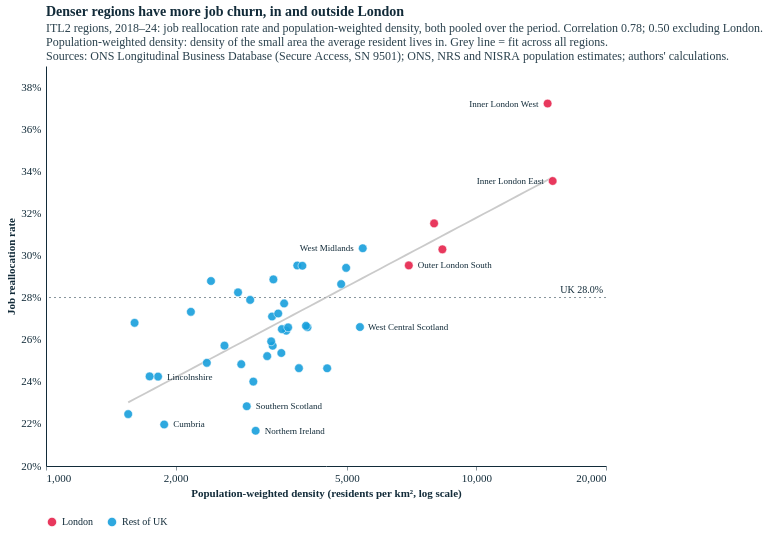

The code cell stored with this chart in its notebook:
### Code cell
# Single scatter: reallocation and population-weighted density both pooled over 2018-24 (all 41 regions; NI has data for these years)
YRS = (2018, 2024)
pw = pd.read_csv(DIR21 / "pop_weighted_density_itl2.csv").query("year >= @YRS[0] and year <= @YRS[1]")
pwd_pool = (pw.assign(w=pw.pop_weighted_density * pw.population).groupby("itl2_code")[["w", "population"]].sum()
              .pipe(lambda g: g.w / g.population).rename("pwd_pool"))          # population-weighted across years
d = pooled(YRS).join(ru[["itl2_name", "share_rural"]]).join(pwd_pool).reset_index()
d["log_pwd"] = np.log(d.pwd_pool); d["group"] = np.where(LONDON(d), "London", "Rest of UK")
assert len(d) == 41 and d.notna().all().all()
r_all = np.corrcoef(d.realloc, d.log_pwd)[0, 1]; o = d[~LONDON(d)]; r_ex = np.corrcoef(o.realloc, o.log_pwd)[0, 1]
uk = 100 * jf[jf.year.between(*YRS)][["total_jc", "total_jd"]].sum().sum() / jf[jf.year.between(*YRS)].emp_avg.sum()
print(f"2018–24, 41 regions: r = {r_all:.2f}, excl. London {r_ex:.2f}; UK {uk:.1f}%")

W, H = 560, 400
XS = alt.Scale(type="log", domain=[1000, 20000], nice=False)
YS = alt.Scale(domain=[float(np.floor(d.realloc.min() - 1)), float(np.ceil(d.realloc.max() + 1))], zero=False, nice=False)
b = np.polyfit(d.log_pwd, d.realloc, 1); fx = np.exp(np.linspace(d.log_pwd.min(), d.log_pwd.max(), 50))
labs = place_labels(d.rename(columns={"pwd_pool": "pop_weighted_density"}), "pop_weighted_density", "realloc", XS, YS, W, H, xlog=True, max_labels=8, max_len=22)
# extra label: densest non-London region below the UK average
extra = d[~LONDON(d) & (d.realloc < uk)].nlargest(1, "pwd_pool").assign(short=lambda x: x.itl2_name)
print("Extra label:", extra.itl2_name.iloc[0], round(extra.pwd_pool.iloc[0]), round(extra.realloc.iloc[0], 1))
labs = labs[~labs.itl2_code.isin(extra.itl2_code)] if len(labs) else labs
ch = alt.layer(
    alt.Chart(pd.DataFrame({"v": [uk]})).mark_rule(strokeDash=[2, 3], color=TXT, opacity=0.5).encode(y=alt.Y("v:Q", scale=YS)),
    alt.Chart(pd.DataFrame({"x": [XS.domain[1]], "y": [uk]})).mark_text(align="right", baseline="bottom", dx=-3, dy=-3, fontSize=10, color=TXT)
       .encode(x=alt.X("x:Q", scale=XS), y=alt.Y("y:Q", scale=YS), text=alt.value(f"UK {uk:.1f}%")),
    alt.Chart(pd.DataFrame({"x": fx, "y": np.polyval(b, np.log(fx))})).mark_line(color=GREY, strokeWidth=1.8, opacity=0.7)
       .encode(x=alt.X("x:Q", scale=XS), y=alt.Y("y:Q", scale=YS)),
    alt.Chart(d).mark_circle(size=75, opacity=0.9, stroke="white", strokeWidth=0.6).encode(
        x=alt.X("pwd_pool:Q", scale=XS, title="Population-weighted density (residents per km², log scale)",
                axis=alt.Axis(values=[1000, 2000, 5000, 10000, 20000], format=",")),
        y=alt.Y("realloc:Q", scale=YS, title="Job reallocation rate", axis=alt.Axis(labelExpr="datum.label + '%'")),
        color=alt.Color("group:N", scale=alt.Scale(domain=["London", "Rest of UK"], range=[ECO["red"], ECO["blue-light"]]),
                        legend=alt.Legend(title=None, orient="bottom")),
        tooltip=[alt.Tooltip("itl2_name:N", title="Region"), alt.Tooltip("pwd_pool:Q", format=",.0f", title="Pop.-weighted density"),
                 alt.Tooltip("share_rural:Q", format=".0f", title="Rural share (%)"), alt.Tooltip("realloc:Q", format=".1f", title="Reallocation (%)")]),
    *[alt.Chart(labs.iloc[[i]].rename(columns={"pop_weighted_density": "pwd_pool"})).mark_text(align=r["align"], dx=r["dx"], fontSize=9, color=TXT)
        .encode(x=alt.X("pwd_pool:Q", scale=XS), y=alt.Y("realloc:Q", scale=YS), text="short:N") for i, r in labs.iterrows()],
    alt.Chart(extra).mark_text(align="left", dx=8, fontSize=9, color=TXT).encode(x=alt.X("pwd_pool:Q", scale=XS), y=alt.Y("realloc:Q", scale=YS), text="short:N"),
).properties(title=alt.Title("Denser regions have more job churn, in and outside London",
    subtitle=[f"ITL2 regions, 2018–24: job reallocation rate and population-weighted density, both pooled over the period. Correlation {r_all:.2f}; {r_ex:.2f} excluding London.",
              "Population-weighted density: density of the small area the average resident lives in. Grey line = fit across all regions.", SOURCE]))
styles.save(ch, str(FIG), "reallocation_density_2018_2024", width=W, height=H)
ch.properties(width=W, height=H)

### Figure 1 — Vega-Lite specification as saved in the notebook (floating-point values rounded to 4 significant figures)
{"config": {"background": "#fff", "font": "Circular Std", "text": {"color": "#122b39", "font": "Circular Std", "align": "left", "dx": 7, "dy": 0, "fontSize": 11}, "view": {"stroke": null, "continuousWidth": 350, "continuousHeight": 280, "discreteWidth": 400, "discreteHeight": 300}, "bar": {"color": "#179fdb"}, "line": {"color": "#e6224b"}, "rule": {"color": "#122b39"}, "point": {"filled": true, "size": 80, "color": "#e6224b", "opacity": 0.95}, "geoshape": {"stroke": "white", "strokeWidth": 0.3}, "axis": {"labelColor": "#122b39", "labelFontSize": 11, "labelFont": "Circular Std", "tickColor": "#122b39", "tickOpacity": 0.5, "domainColor": "#122b39", "domainOpacity": 1, "gridColor": "#122b39", "gridDash": [2, 2], "gridOpacity": 0.5, "title": null, "titleColor": "#122b39", "tickSize": 4, "grid": false, "domain": true}, "axisXDiscrete": {"grid": false, "labelAngle": 0, "tickCount": 10, "tickOpacity": 0.5, "title": null}, "axisYDiscrete": {"ticks": false, "labelPadding": 5, "grid": false}, "axisXTemporal": {"grid": false, "ticks": true}, "axisXQuantitative": {"grid": false}, "axisYQuantitative": {"gridColor": "#122b39", "gridDash": [1, 5], "gridOpacity": 0.5, "ticks": false, "labelPadding": 5, "tickCount": 8, "grid": false}, "title": {"color": "#122b39", "subtitleColor": "#122b39E6", "font": "Circular Std", "subtitleFont": "Circular Std", "anchor": "start", "frame": "group", "fontSize": 14, "subtitleFontSize": 12, "subtitlePadding": 4, "offset": 0}, "legend": {"titleColor": "#122b39", "labelColor": "#122b39"}}, "layer": [{"data": {"name": "data-96a645b64350f0137c1e338abb87db43"}, "mark": {"type": "rule", "color": "#122b39", "opacity": 0.5, "strokeDash": [2, 3]}, "encoding": {"y": {"field": "v", "scale": {"domain": [20.0, 39.0], "nice": false, "zero": false}, "type": "quantitative"}}}, {"data": {"name": "data-191f740f9e61c09eb4088cd4ff0bbec4"}, "mark": {"type": "text", "align": "right", "baseline": "bottom", "color": "#122b39", "dx": -3, "dy": -3, "fontSize": 10}, "encoding": {"text": {"value": "UK 28.0%"}, "x": {"field": "x", "scale": {"domain": [1000, 20000], "nice": false, "type": "log"}, "type": "quantitative"}, "y": {"field": "y", "scale": {"domain": [20.0, 39.0], "nice": false, "zero": false}, "type": "quantitative"}}}, {"data": {"name": "data-f07a164dd08ede9578f6d6a31c411c01"}, "mark": {"type": "line", "color": "#B4B4B4", "opacity": 0.7, "strokeWidth": 1.8}, "encoding": {"x": {"field": "x", "scale": {"domain": [1000, 20000], "nice": false, "type": "log"}, "type": "quantitative"}, "y": {"field": "y", "scale": {"domain": [20.0, 39.0], "nice": false, "zero": false}, "type": "quantitative"}}}, {"data": {"name": "data-bc0283df0e3f6ca251c8627c84e303f7"}, "mark": {"type": "circle", "opacity": 0.9, "size": 75, "stroke": "white", "strokeWidth": 0.6}, "encoding": {"color": {"field": "group", "legend": {"orient": "bottom", "title": null}, "scale": {"domain": ["London", "Rest of UK"], "range": ["#e6224b", "#179fdb"]}, "type": "nominal"}, "tooltip": [{"field": "itl2_name", "title": "Region", "type": "nominal"}, {"field": "pwd_pool", "format": ",.0f", "title": "Pop.-weighted density", "type": "quantitative"}, {"field": "share_rural", "format": ".0f", "title": "Rural share (%)", "type": "quantitative"}, {"field": "realloc", "format": ".1f", "title": "Reallocation (%)", "type": "quantitative"}], "x": {"axis": {"format": ",", "values": [1000, 2000, 5000, 10000, 20000]}, "field": "pwd_pool", "scale": {"domain": [1000, 20000], "nice": false, "type": "log"}, "title": "Population-weighted density (residents per km², log scale)", "type": "quantitative"}, "y": {"axis": {"labelExpr": "datum.label + '%'"}, "field": "realloc", "scale": {"domain": [20.0, 39.0], "nice": false, "zero": false}, "title": "Job reallocation rate", "type": "quantitative"}}}, {"data": {"name": "data-07d6bb7ae5c9355f7e8984a08e72220c"}, "mark": {"type": "text", "align": "right", "color": "#122b39", "dx": -9.0, "fontSize": 9}, "encoding": {"text": {"field": "short", "type": "nominal"}, "x": {"field": "pwd_pool", "scale": {"domain": [1000, 20000], "nice": false, "type": "log"}, "type": "quantitative"}, "y": {"field": "realloc", "scale": {"domain": [20.0, 39.0], "nice": false, "zero": false}, "type": "quantitative"}}}, {"data": {"name": "data-fb3c74ae49d5fb95c9b3de433a08b608"}, "mark": {"type": "text", "align": "right", "color": "#122b39", "dx": -9.0, "fontSize": 9}, "encoding": {"text": {"field": "short", "type": "nominal"}, "x": {"field": "pwd_pool", "scale": {"domain": [1000, 20000], "nice": false, "type": "log"}, "type": "quantitative"}, "y": {"field": "realloc", "scale": {"domain": [20.0, 39.0], "nice": false, "zero": false}, "type": "quantitative"}}}, {"data": {"name": "data-81146ed0be95c6c2c273c7cff565c8c1"}, "mark": {"type": "text", "align": "left", "color": "#122b39", "dx": 9.0, "fontSize": 9}, "encoding": {"text": {"field": "short", "type": "nominal"}, "x": {"field": "pwd_pool", "scale": {"domain": [1000, 20000], "nice": false, "type": "log"}, "type": "quantitative"}, "y": {"field": "realloc", "scale": {"domain": [20.0, 39.0], "nice": false, "zero": false}, "type": "quantitative"}}}, {"data": {"name": "data-6f6eb542ba86fb7205dcef44f373ba98"}, "mark": {"type": "text", "align": "left", "color": "#122b39", "dx": 9.0, "fontSize": 9}, "encoding": {"text": {"field": "short", "type": "nominal"}, "x": {"field": "pwd_pool", "scale": {"domain": [1000, 20000], "nice": false, "type": "log"}, "type": "quantitative"}, "y": {"field": "realloc", "scale": {"domain": [20.0, 39.0], "nice": false, "zero": false}, "type": "quantitative"}}}, {"data": {"name": "data-ec8d9d46f8a52da723975ec8f8bc1e1d"}, "mark": {"type": "text", "align": "left", "color": "#122b39", "dx": 9.0, "fontSize": 9}, "encoding": {"text": {"field": "short", "type": "nominal"}, "x": {"field": "pwd_pool", "scale": {"domain": [1000, 20000], "nice": false, "type": "log"}, "type": "quantitative"}, "y": {"field": "realloc", "scale": {"domain": [20.0, 39.0], "nice": false, "zero": false}, "type": "quantitative"}}}, {"data": {"name": "data-03ab1068d9bde1798fa0c3c61810c874"}, "mark": {"type": "text", "align": "left", "color": "#122b39", "dx": 9.0, "fontSize": 9}, "encoding": {"text": {"field": "short", "type": "nominal"}, "x": {"field": "pwd_pool", "scale": {"domain": [1000, 20000], "nice": false, "type": "log"}, "type": "quantitative"}, "y": {"field": "realloc", "scale": {"domain": [20.0, 39.0], "nice": false, "zero": false}, "type": "quantitative"}}}, {"data": {"name": "data-8cf436ce80b98aeda91b4fcd2e1b5a7f"}, "mark": {"type": "text", "align": "left", "color": "#122b39", "dx": 9.0, "fontSize": 9}, "encoding": {"text": {"field": "short", "type": "nominal"}, "x": {"field": "pwd_pool", "scale": {"domain": [1000, 20000], "nice": false, "type": "log"}, "type": "quantitative"}, "y": {"field": "realloc", "scale": {"domain": [20.0, 39.0], "nice": false, "zero": false}, "type": "quantitative"}}}, {"data": {"name": "data-5b67034c838815e5526964a8f0450278"}, "mark": {"type": "text", "align": "right", "color": "#122b39", "dx": -9.0, "fontSize": 9}, "encoding": {"text": {"field": "short", "type": "nominal"}, "x": {"field": "pwd_pool", "scale": {"domain": [1000, 20000], "nice": false, "type": "log"}, "type": "quantitative"}, "y": {"field": "realloc", "scale": {"domain": [20.0, 39.0], "nice": false, "zero": false}, "type": "quantitative"}}}, {"data": {"name": "data-9f6b70713fe44f4814da0032f6459f41"}, "mark": {"type": "text", "align": "left", "color": "#122b39", "dx": 8, "fontSize": 9}, "encoding": {"text": {"field": "short", "type": "nominal"}, "x": {"field": "pwd_pool", "scale": {"domain": [1000, 20000], "nice": false, "type": "log"}, "type": "quantitative"}, "y": {"field": "realloc", "scale": {"domain": [20.0, 39.0], "nice": false, "zero": false}, "type": "quantitative"}}}], "height": 400, "title": {"text": "Denser regions have more job churn, in and outside London", "subtitle": ["ITL2 regions, 2018–24: job reallocation rate and population-weighted density, both pooled over the period. Correlation 0.78; 0.50 excluding London.", "Population-weighted density: density of the small area the average resident lives in. Grey line = fit across all regions.", "Sources: ONS Longitudinal Business Database (Secure Access, SN 9501); ONS, NRS and NISRA population estimates; authors' calculations."]}, "width": 560, "$schema": "https://vega.github.io/schema/vega-lite/v5.20.1.json", "datasets": {"data-96a645b64350f0137c1e338abb87db43": [{"v": 28.0}], "data-191f740f9e61c09eb4088cd4ff0bbec4": [{"x": 20000, "y": 28.0}], "data-f07a164dd08ede9578f6d6a31c411c01": [{"x": 1552.0, "y": 23.02}, {"x": 1626.0, "y": 23.24}, {"x": 1703.0, "y": 23.46}, {"x": 1784.0, "y": 23.67}, {"x": 1868.0, "y": 23.89}, {"x": 1957.0, "y": 24.11}, {"x": 2050.0, "y": 24.33}, {"x": 2147.0, "y": 24.55}, {"x": 2249.0, "y": 24.77}, {"x": 2356.0, "y": 24.98}, {"x": 2467.0, "y": 25.2}, {"x": 2584.0, "y": 25.42}, {"x": 2707.0, "y": 25.64}, {"x": 2835.0, "y": 25.86}, {"x": 2970.0, "y": 26.08}, {"x": 3111.0, "y": 26.29}, {"x": 3258.0, "y": 26.51}, {"x": 3413.0, "y": 26.73}, {"x": 3575.0, "y": 26.95}, {"x": 3744.0, "y": 27.17}, {"x": 3922.0, "y": 27.39}, {"x": 4108.0, "y": 27.6}, {"x": 4303.0, "y": 27.82}, {"x": 4507.0, "y": 28.04}, {"x": 4720.0, "y": 28.26}, {"x": 4944.0, "y": 28.48}, {"x": 5179.0, "y": 28.69}, {"x": 5424.0, "y": 28.91}, {"x": 5682.0, "y": 29.13}, {"x": 5951.0, "y": 29.35}, {"x": 6233.0, "y": 29.57}, {"x": 6529.0, "y": 29.79}, {"x": 6839.0, "y": 30.0}, {"x": 7163.0, "y": 30.22}, {"x": 7503.0, "y": 30.44}, {"x": 7859.0, "y": 30.66}, {"x": 8232.0, "y": 30.88}, {"x": 8622.0, "y": 31.1}, {"x": 9031.0, "y": 31.31}, {"x": 9459.0, "y": 31.53}, {"x": 9908.0, "y": 31.75}, {"x": 10380.0, "y": 31.97}, {"x": 10870.0, "y": 32.19}, {"x": 11390.0, "y": 32.4}, {"x": 11930.0, "y": 32.62}, {"x": 12490.0, "y": 32.84}, {"x": 13080.0, "y": 33.06}, {"x": 13700.0, "y": 33.28}, {"x": 14350.0, "y": 33.5}, {"x": 15040.0, "y": 33.71}], "data-bc0283df0e3f6ca251c8627c84e303f7": [{"itl2_code": "TLC1", "realloc": 27.89, "emp": 472200.0, "Entry and exit": 7.515, "Site openings and closures": 7.55, "Expansion and contraction": 12.83, "itl2_name": "Tees Valley and Durham", "share_rural": 24.69, "pwd_pool": 2981.0, "log_pwd": 8.0, "group": "Rest of UK"}, {"itl2_code": "TLC2", "realloc": 24.65, "emp": 647500.0, "Entry and exit": 5.506, "Site openings and closures": 6.517, "Expansion and contraction": 12.62, "itl2_name": "Northumberland, and Tyne and Wear", "share_rural": 12.04, "pwd_pool": 3869.0, "log_pwd": 8.261, "group": "Rest of UK"}, {"itl2_code": "TLD1", "realloc": 21.97, "emp": 246700.0, "Entry and exit": 5.034, "Site openings and closures": 5.708, "Expansion and contraction": 11.23, "itl2_name": "Cumbria", "share_rural": 50.4, "pwd_pool": 1882.0, "log_pwd": 7.54, "group": "Rest of UK"}, {"itl2_code": "TLD3", "realloc": 29.41, "emp": 1403000.0, "Entry and exit": 7.538, "Site openings and closures": 7.306, "Expansion and contraction": 14.57, "itl2_name": "Greater Manchester", "share_rural": 0.9253, "pwd_pool": 4980.0, "log_pwd": 8.513, "group": "Rest of UK"}, {"itl2_code": "TLD4", "realloc": 25.37, "emp": 661400.0, "Entry and exit": 6.612, "Site openings and closures": 6.322, "Expansion and contraction": 12.43, "itl2_name": "Lancashire", "share_rural": 17.43, "pwd_pool": 3522.0, "log_pwd": 8.167, "group": "Rest of UK"}, {"itl2_code": "TLD6", "realloc": 28.25, "emp": 523600.0, "Entry and exit": 6.466, "Site openings and closures": 7.865, "Expansion and contraction": 13.92, "itl2_name": "Cheshire", "share_rural": 18.76, "pwd_pool": 2794.0, "log_pwd": 7.935, "group": "Rest of UK"}, {"itl2_code": "TLD7", "realloc": 28.64, "emp": 664200.0, "Entry and exit": 6.41, "Site openings and closures": 7.996, "Expansion and contraction": 14.24, "itl2_name": "Merseyside", "share_rural": 1.02, "pwd_pool": 4850.0, "log_pwd": 8.487, "group": "Rest of UK"}, {"itl2_code": "TLE1", "realloc": 25.22, "emp": 408200.0, "Entry and exit": 5.882, "Site openings and closures": 6.924, "Expansion and contraction": 12.41, "itl2_name": "East Yorkshire and Northern Lincolnshire", "share_rural": 25.06, "pwd_pool": 3265.0, "log_pwd": 8.091, "group": "Rest of UK"}, {"itl2_code": "TLE2", "realloc": 27.32, "emp": 407100.0, "Entry and exit": 6.502, "Site openings and closures": 7.397, "Expansion and contraction": 13.42, "itl2_name": "North Yorkshire", "share_rural": 42.38, "pwd_pool": 2171.0, "log_pwd": 7.683, "group": "Rest of UK"}, {"itl2_code": "TLE3", "realloc": 27.72, "emp": 586900.0, "Entry and exit": 6.258, "Site openings and closures": 8.379, "Expansion and contraction": 13.08, "itl2_name": "South Yorkshire", "share_rural": 8.285, "pwd_pool": 3575.0, "log_pwd": 8.182, "group": "Rest of UK"}, {"itl2_code": "TLE4", "realloc": 26.59, "emp": 1102000.0, "Entry and exit": 6.388, "Site openings and closures": 6.895, "Expansion and contraction": 13.31, "itl2_name": "West Yorkshire", "share_rural": 10.41, "pwd_pool": 4050.0, "log_pwd": 8.307, "group": "Rest of UK"}, {"itl2_code": "TLF1", "realloc": 27.1, "emp": 971100.0, "Entry and exit": 6.132, "Site openings and closures": 7.118, "Expansion and contraction": 13.85, "itl2_name": "Derbyshire and Nottinghamshire", "share_rural": 20.37, "pwd_pool": 3351.0, "log_pwd": 8.117, "group": "Rest of UK"}, {"itl2_code": "TLF2", "realloc": 29.52, "emp": 907300.0, "Entry and exit": 7.741, "Site openings and closures": 7.582, "Expansion and contraction": 14.2, "itl2_name": "Leicestershire, Rutland and Northamptonshire", "share_rural": 24.89, "pwd_pool": 3835.0, "log_pwd": 8.252, "group": "Rest of UK"}, {"itl2_code": "TLF3", "realloc": 24.25, "emp": 308700.0, "Entry and exit": 6.109, "Site openings and closures": 5.88, "Expansion and contraction": 12.26, "itl2_name": "Lincolnshire", "share_rural": 47.5, "pwd_pool": 1821.0, "log_pwd": 7.507, "group": "Rest of UK"}, {"itl2_code": "TLG1", "realloc": 28.79, "emp": 678000.0, "Entry and exit": 8.803, "Site openings and closures": 6.776, "Expansion and contraction": 13.21, "itl2_name": "Herefordshire, Worcestershire and Warwickshire", "share_rural": 31.56, "pwd_pool": 2417.0, "log_pwd": 7.79, "group": "Rest of UK"}, {"itl2_code": "TLG2", "realloc": 25.72, "emp": 719900.0, "Entry and exit": 5.795, "Site openings and closures": 7.069, "Expansion and contraction": 12.85, "itl2_name": "Shropshire and Staffordshire", "share_rural": 24.52, "pwd_pool": 2598.0, "log_pwd": 7.862, "group": "Rest of UK"}, {"itl2_code": "TLG3", "realloc": 30.34, "emp": 1326000.0, "Entry and exit": 7.814, "Site openings and closures": 7.538, "Expansion and contraction": 14.99, "itl2_name": "West Midlands", "share_rural": 0.937, "pwd_pool": 5444.0, "log_pwd": 8.602, "group": "Rest of UK"}, {"itl2_code": "TLH1", "realloc": 24.9, "emp": 1197000.0, "Entry and exit": 5.564, "Site openings and closures": 6.668, "Expansion and contraction": 12.67, "itl2_name": "East Anglia", "share_rural": 40.9, "pwd_pool": 2364.0, "log_pwd": 7.768, "group": "Rest of UK"}, {"itl2_code": "TLH2", "realloc": 29.51, "emp": 955600.0, "Entry and exit": 7.515, "Site openings and closures": 7.215, "Expansion and contraction": 14.78, "itl2_name": "Bedfordshire and Hertfordshire", "share_rural": 16.0, "pwd_pool": 3941.0, "log_pwd": 8.279, "group": "Rest of UK"}, {"itl2_code": "TLH3", "realloc": 27.24, "emp": 748100.0, "Entry and exit": 7.452, "Site openings and closures": 6.724, "Expansion and contraction": 13.07, "itl2_name": "Essex", "share_rural": 20.68, "pwd_pool": 3464.0, "log_pwd": 8.15, "group": "Rest of UK"}, {"itl2_code": "TLI3", "realloc": 37.22, "emp": 2265000.0, "Entry and exit": 9.595, "Site openings and closures": 10.1, "Expansion and contraction": 17.52, "itl2_name": "Inner London - West", "share_rural": 0.0, "pwd_pool": 14630.0, "log_pwd": 9.591, "group": "London"}, {"itl2_code": "TLI4", "realloc": 33.54, "emp": 1432000.0, "Entry and exit": 8.72, "Site openings and closures": 8.632, "Expansion and contraction": 16.18, "itl2_name": "Inner London - East", "share_rural": 0.0, "pwd_pool": 15040.0, "log_pwd": 9.618, "group": "London"}, {"itl2_code": "TLI5", "realloc": 30.29, "emp": 597800.0, "Entry and exit": 9.967, "Site openings and closures": 6.516, "Expansion and contraction": 13.81, "itl2_name": "Outer London - East and North East", "share_rural": 0.0, "pwd_pool": 8335.0, "log_pwd": 9.028, "group": "London"}, {"itl2_code": "TLI6", "realloc": 29.53, "emp": 489200.0, "Entry and exit": 8.752, "Site openings and closures": 7.048, "Expansion and contraction": 13.73, "itl2_name": "Outer London - South", "share_rural": 0.0, "pwd_pool": 6964.0, "log_pwd": 8.849, "group": "London"}, {"itl2_code": "TLI7", "realloc": 31.52, "emp": 949900.0, "Entry and exit": 9.274, "Site openings and closures": 7.038, "Expansion and contraction": 15.21, "itl2_name": "Outer London - West and North West", "share_rural": 0.0, "pwd_pool": 7974.0, "log_pwd": 8.984, "group": "London"}, {"itl2_code": "TLJ1", "realloc": 28.86, "emp": 1386000.0, "Entry and exit": 7.385, "Site openings and closures": 7.368, "Expansion and contraction": 14.11, "itl2_name": "Berkshire, Buckinghamshire and Oxfordshire", "share_rural": 21.66, "pwd_pool": 3375.0, "log_pwd": 8.124, "group": "Rest of UK"}, {"itl2_code": "TLJ2", "realloc": 26.43, "emp": 1316000.0, "Entry and exit": 6.921, "Site openings and closures": 6.539, "Expansion and contraction": 12.96, "itl2_name": "Surrey, East and West Sussex", "share_rural": 14.48, "pwd_pool": 3615.0, "log_pwd": 8.193, "group": "Rest of UK"}, {"itl2_code": "TLJ3", "realloc": 26.66, "emp": 901200.0, "Entry and exit": 6.275, "Site openings and closures": 7.814, "Expansion and contraction": 12.57, "itl2_name": "Hampshire and Isle of Wight", "share_rural": 16.68, "pwd_pool": 4018.0, "log_pwd": 8.299, "group": "Rest of UK"}, {"itl2_code": "TLJ4", "realloc": 26.5, "emp": 749300.0, "Entry and exit": 6.717, "Site openings and closures": 6.778, "Expansion and contraction": 13.01, "itl2_name": "Kent", "share_rural": 23.85, "pwd_pool": 3533.0, "log_pwd": 8.17, "group": "Rest of UK"}, {"itl2_code": "TLK1", "realloc": 26.58, "emp": 1274000.0, "Entry and exit": 5.96, "Site openings and closures": 7.373, "Expansion and contraction": 13.25, "itl2_name": "Gloucestershire, Wiltshire and Bath/Bristol area", "share_rural": 21.34, "pwd_pool": 3652.0, "log_pwd": 8.203, "group": "Rest of UK"}, {"itl2_code": "TLK2", "realloc": 24.84, "emp": 587300.0, "Entry and exit": 5.945, "Site openings and closures": 6.28, "Expansion and contraction": 12.61, "itl2_name": "Dorset and Somerset", "share_rural": 33.71, "pwd_pool": 2842.0, "log_pwd": 7.952, "group": "Rest of UK"}, {"itl2_code": "TLK3", "realloc": 26.8, "emp": 237300.0, "Entry and exit": 6.794, "Site openings and closures": 7.093, "Expansion and contraction": 12.91, "itl2_name": "Cornwall and Isles of Scilly", "share_rural": 55.56, "pwd_pool": 1606.0, "log_pwd": 7.382, "group": "Rest of UK"}, {"itl2_code": "TLK4", "realloc": 24.01, "emp": 521000.0, "Entry and exit": 5.719, "Site openings and closures": 6.212, "Expansion and contraction": 12.08, "itl2_name": "Devon", "share_rural": 33.41, "pwd_pool": 3032.0, "log_pwd": 8.017, "group": "Rest of UK"}, {"itl2_code": "TLL1", "realloc": 24.26, "emp": 753300.0, "Entry and exit": 5.967, "Site openings and closures": 5.988, "Expansion and contraction": 12.3, "itl2_name": "West Wales and The Valleys", "share_rural": 32.84, "pwd_pool": 1741.0, "log_pwd": 7.462, "group": "Rest of UK"}, {"itl2_code": "TLL2", "realloc": 25.71, "emp": 572600.0, "Entry and exit": 5.633, "Site openings and closures": 6.831, "Expansion and contraction": 13.25, "itl2_name": "East Wales", "share_rural": 25.93, "pwd_pool": 3363.0, "log_pwd": 8.12, "group": "Rest of UK"}, {"itl2_code": "TLM5", "realloc": 25.92, "emp": 280700.0, "Entry and exit": 5.753, "Site openings and closures": 6.979, "Expansion and contraction": 13.19, "itl2_name": "North Eastern Scotland", "share_rural": 27.58, "pwd_pool": 3336.0, "log_pwd": 8.112, "group": "Rest of UK"}, {"itl2_code": "TLM6", "realloc": 22.47, "emp": 231400.0, "Entry and exit": 4.699, "Site openings and closures": 6.206, "Expansion and contraction": 11.56, "itl2_name": "Highlands and Islands", "share_rural": 50.47, "pwd_pool": 1552.0, "log_pwd": 7.347, "group": "Rest of UK"}, {"itl2_code": "TLM7", "realloc": 24.64, "emp": 952400.0, "Entry and exit": 4.731, "Site openings and closures": 6.717, "Expansion and contraction": 13.19, "itl2_name": "Eastern Scotland", "share_rural": 13.52, "pwd_pool": 4500.0, "log_pwd": 8.412, "group": "Rest of UK"}, {"itl2_code": "TLM8", "realloc": 26.6, "emp": 753100.0, "Entry and exit": 5.741, "Site openings and closures": 7.27, "Expansion and contraction": 13.59, "itl2_name": "West Central Scotland", "share_rural": 2.769, "pwd_pool": 5363.0, "log_pwd": 8.587, "group": "Rest of UK"}, {"itl2_code": "TLM9", "realloc": 22.84, "emp": 361000.0, "Entry and exit": 5.253, "Site openings and closures": 5.305, "Expansion and contraction": 12.28, "itl2_name": "Southern Scotland", "share_rural": 22.96, "pwd_pool": 2927.0, "log_pwd": 7.982, "group": "Rest of UK"}, {"itl2_code": "TLN0", "realloc": 21.67, "emp": 840900.0, "Entry and exit": 4.543, "Site openings and closures": 4.805, "Expansion and contraction": 12.33, "itl2_name": "Northern Ireland", "share_rural": 37.49, "pwd_pool": 3069.0, "log_pwd": 8.029, "group": "Rest of UK"}], "data-07d6bb7ae5c9355f7e8984a08e72220c": [{"itl2_code": "TLI3", "realloc": 37.22, "emp": 2265000.0, "Entry and exit": 9.595, "Site openings and closures": 10.1, "Expansion and contraction": 17.52, "itl2_name": "Inner London - West", "share_rural": 0.0, "pwd_pool": 14630.0, "log_pwd": 9.591, "group": "London", "px": 501.6, "py": 37.54, "short": "Inner London West", "rad": 4.0, "prio": 14.34, "align": "right", "dx": -9.0}], "data-fb3c74ae49d5fb95c9b3de433a08b608": [{"itl2_code": "TLI4", "realloc": 33.54, "emp": 1432000.0, "Entry and exit": 8.72, "Site openings and closures": 8.632, "Expansion and contraction": 16.18, "itl2_name": "Inner London - East", "share_rural": 0.0, "pwd_pool": 15040.0, "log_pwd": 9.618, "group": "London", "px": 506.7, "py": 115.0, "short": "Inner London East", "rad": 4.0, "prio": 13.54, "align": "right", "dx": -9.0}], "data-81146ed0be95c6c2c273c7cff565c8c1": [{"itl2_code": "TLI6", "realloc": 29.53, "emp": 489200.0, "Entry and exit": 8.752, "Site openings and closures": 7.048, "Expansion and contraction": 13.73, "itl2_name": "Outer London - South", "share_rural": 0.0, "pwd_pool": 6964.0, "log_pwd": 8.849, "group": "London", "px": 362.8, "py": 199.4, "short": "Outer London South", "rad": 4.0, "prio": 11.54, "align": "left", "dx": 9.0}], "data-6f6eb542ba86fb7205dcef44f373ba98": [{"itl2_code": "TLD1", "realloc": 21.97, "emp": 246700.0, "Entry and exit": 5.034, "Site openings and closures": 5.708, "Expansion and contraction": 11.23, "itl2_name": "Cumbria", "share_rural": 50.4, "pwd_pool": 1882.0, "log_pwd": 7.54, "group": "Rest of UK", "px": 118.2, "py": 358.5, "short": "Cumbria", "rad": 4.0, "prio": 2.096, "align": "left", "dx": 9.0}], "data-ec8d9d46f8a52da723975ec8f8bc1e1d": [{"itl2_code": "TLN0", "realloc": 21.67, "emp": 840900.0, "Entry and exit": 4.543, "Site openings and closures": 4.805, "Expansion and contraction": 12.33, "itl2_name": "Northern Ireland", "share_rural": 37.49, "pwd_pool": 3069.0, "log_pwd": 8.029, "group": "Rest of UK", "px": 209.6, "py": 364.8, "short": "Northern Ireland", "rad": 4.0, "prio": 1.774, "align": "left", "dx": 9.0}], "data-03ab1068d9bde1798fa0c3c61810c874": [{"itl2_code": "TLF3", "realloc": 24.25, "emp": 308700.0, "Entry and exit": 6.109, "Site openings and closures": 5.88, "Expansion and contraction": 12.26, "itl2_name": "Lincolnshire", "share_rural": 47.5, "pwd_pool": 1821.0, "log_pwd": 7.507, "group": "Rest of UK", "px": 112.1, "py": 310.6, "short": "Lincolnshire", "rad": 4.0, "prio": 1.635, "align": "left", "dx": 9.0}], "data-8cf436ce80b98aeda91b4fcd2e1b5a7f": [{"itl2_code": "TLM9", "realloc": 22.84, "emp": 361000.0, "Entry and exit": 5.253, "Site openings and closures": 5.305, "Expansion and contraction": 12.28, "itl2_name": "Southern Scotland", "share_rural": 22.96, "pwd_pool": 2927.0, "log_pwd": 7.982, "group": "Rest of UK", "px": 200.8, "py": 340.2, "short": "Southern Scotland", "rad": 4.0, "prio": 1.426, "align": "left", "dx": 9.0}], "data-5b67034c838815e5526964a8f0450278": [{"itl2_code": "TLG3", "realloc": 30.34, "emp": 1326000.0, "Entry and exit": 7.814, "Site openings and closures": 7.538, "Expansion and contraction": 14.99, "itl2_name": "West Midlands", "share_rural": 0.937, "pwd_pool": 5444.0, "log_pwd": 8.602, "group": "Rest of UK", "px": 316.8, "py": 182.2, "short": "West Midlands", "rad": 4.0, "prio": 1.359, "align": "right", "dx": -9.0}], "data-9f6b70713fe44f4814da0032f6459f41": [{"itl2_code": "TLM8", "realloc": 26.6, "emp": 753100.0, "Entry and exit": 5.741, "Site openings and closures": 7.27, "Expansion and contraction": 13.59, "itl2_name": "West Central Scotland", "share_rural": 2.769, "pwd_pool": 5363.0, "log_pwd": 8.587, "group": "Rest of UK", "short": "West Central Scotland"}]}}
